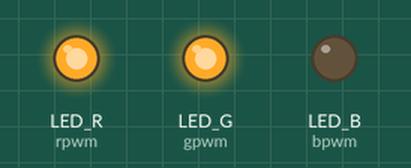
The program below on a simulated CircuitPython board. On the bench: output pins drawn as LEDs (lit = HIGH).

Above: at 0.75 s.
At 1.95 s:
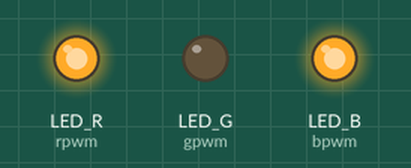
At 3.15 s:
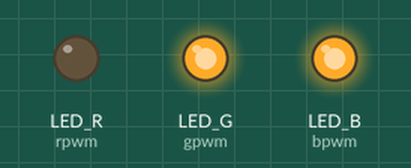
Timing chart, 0 to 3.6 s (numbered marks = the images above):
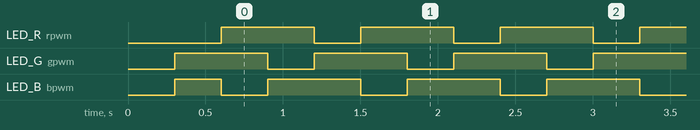

Measured:
- by itself, LED_R (rpwm), LED_G (gpwm), LED_B (bpwm): alternates HIGH for 0.60 s and LOW for 0.30 s
- by itself, everything shown: repeats every 0.90 s, in 3 steps

The program:

code.py
```python
# Tiny 2040 RBG LED control
# Original Micro Python code by Tony Goodhew 11th March 2021
# Ported to Circuit Python

import time
import board
import pwmio

#Setup RGB LED
# Construct PWM objects with RGB LED
rpwm = pwmio.PWMOut(board.LED_R, frequency=1000) # RED GP18
gpwm = pwmio.PWMOut(board.LED_G, frequency=1000) # GREEN GP19
bpwm = pwmio.PWMOut(board.LED_B, frequency=1000) # BLUE GP20

# Turn off
rduty = 65535
gduty = 65535
bduty = 65535
rpwm.duty_cycle = rduty
gpwm.duty_cycle = gduty
bpwm.duty_cycle = bduty

def LED(r,g,b):
    rduty = int(65535 -(65535 * r/255))
    gduty = int(65535 -(65535 * g/255))
    bduty = int(65535 -(65535 * b/255))
#    print(rduty)
#    print(gduty)
#    print(bduty)
    rpwm.duty_cycle = rduty
    gpwm.duty_cycle = gduty
    bpwm.duty_cycle = bduty

LED(255,255,255)
time.sleep(0.3)
LED(255,0,0)
time.sleep(0.3)

# Blink
while True:
    LED(0,0,255)
    time.sleep(0.3)
    LED(0,255,0)
    time.sleep(0.3)
    LED(255,0,0)
    time.sleep(0.3)
```
